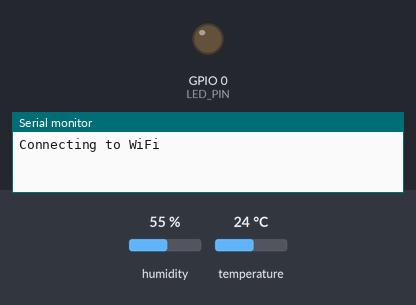
The sketch below on a simulated ESP8266 (NodeMCU). Shown: output pins drawn as LEDs (lit = HIGH), the last lines printed to the serial monitor. Inputs (shaded band) come from the test bench; at power-on: humidity 55 %, temperature 24 °C. WiFi joins after 1.5 s; servers stay silent unless stated; uploads are accepted with an empty reply.

Above: at 0.1 s.
At 1.92 s:
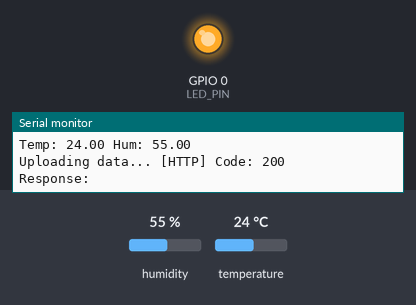
Timing chart, 0 to 3.6 s (numbered marks = the images above):
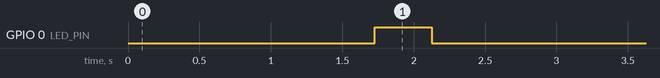

Measured:
- by itself, GPIO 0 (LED_PIN): LOW → HIGH at 1.7 s, → LOW 0.40 s later

The sketch:

corn_tempture.ino
```cpp
#include <ESP8266WiFi.h>
#include <ESP8266HTTPClient.h>
#include <WiFiClientSecure.h> // 這是連線 Google HTTPS 必須的
#include "DHT.h"

// ================== 使用者設定區 (請修改這裡) ==================

// 1. 設定 WiFi ★
const char* ssid = "Cyperion2048";
const char* password = "26bc180125f2";

// 2. 設定 Google Apps Script ID ★
// 部署網址：https://script.google.com/macros/s/AKfycbwgYl8lRJ3VQgvTXIcUmbkBuqAk5qAkH6k-mJqFGPfwEOG31foeuSb2JFM2HYxxvy3aEg/exec
// 只要 /s/ 和 /exec 中間那串很長的亂碼 ID
const String GAS_ID = "AKfycbwgYl8lRJ3VQgvTXIcUmbkBuqAk5qAkH6k-mJqFGPfwEOG31foeuSb2JFM2HYxxvy3aEg";

// 3. 設定感測器 ★
#define DHTPIN 2      // 對應 NodeMCU 的 D4 腳位 (GPIO 2)
#define LED_PIN 0  // 提示LED
#define DHTTYPE DHT11 // 藍色尼哥

// =============================================================

DHT dht(DHTPIN, DHTTYPE);

void setup() {
  Serial.begin(115200);
  dht.begin();
  pinMode(LED_PIN, OUTPUT);
  // 連接 WiFi
  WiFi.begin(ssid, password);
  Serial.println("\nConnecting to WiFi");

  int timeout = 0;
  while (WiFi.status() != WL_CONNECTED) {
    delay(500);
    Serial.print(".");
    timeout++;
    if(timeout > 20) { // 如果 10 秒連不上就重啟
      Serial.println("\nWiFi connect failed, restarting...");
      ESP.restart();
    }
  }

  Serial.println("\nWiFi Connected!");
  Serial.print("IP Address: ");
  Serial.println(WiFi.localIP());
}

void loop() {
  // 1. 讀取數據
  float h = dht.readHumidity();
  float t = dht.readTemperature(); // 攝氏溫度

  // 檢查讀取是否失敗
  if (isnan(h) || isnan(t)) {
    Serial.println("Failed to read from DHT sensor!");
    delay(2000);
    return;
  }

  Serial.print("Temp: "); Serial.print(t);
  Serial.print(" Hum: "); Serial.println(h);

  // 2. 上傳數據到 Google Sheet
  sendDataToGoogle(t, h);
  digitalWrite(LED_PIN, HIGH);
  delay(400);
  digitalWrite(LED_PIN, LOW);

  // 3. 等待時間
  // 這裡設定為 6 H (6x60x60x1000)
  Serial.println("Waiting 6 hours");
  delay(21600000-400); //扣掉upload的time
}

void sendDataToGoogle(float temp, float hum) {
  WiFiClientSecure client;

  // 【關鍵】忽略 SSL 憑證檢查
  // Google 的憑證會定期更換，設定 setInsecure 雖然安全性較低，
  // 但能確保你的 ESP8266 不會因為憑證過期而無法上傳，這是最穩定的做法。
  client.setInsecure();

  HTTPClient http;

  // 組合 URL
  // 最終網址長相: https://script.google.com/macros/s/ID/exec?temp=25.5&hum=60.2
  String url = "https://script.google.com/macros/s/" + GAS_ID + "/exec?temp=" + String(temp) + "&hum=" + String(hum);

  Serial.print("Uploading data... ");

  // 開始連線
  if (http.begin(client, url)) {

    // 這一行會送出資料並跟隨 Google 的重新導向 (Redirect)
    http.setFollowRedirects(HTTPC_STRICT_FOLLOW_REDIRECTS);

    int httpCode = http.GET(); // 發送 GET 請求

    if (httpCode > 0) {
      Serial.printf("[HTTP] Code: %d\n", httpCode);
      // HTTP 200 代表成功
      if (httpCode == HTTP_CODE_OK) {
        String payload = http.getString();
        Serial.println("Response: " + payload);
      }
    } else {
      Serial.printf("[HTTP] GET failed, error: %s\n", http.errorToString(httpCode).c_str());
    }
    http.end();
  } else {
    Serial.println("[HTTP] Unable to connect");
  }
}
```
